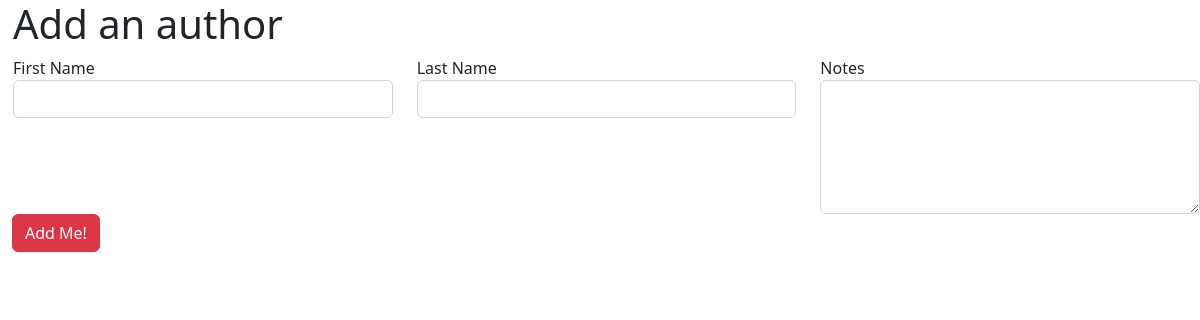
The app's page /authors, older data.
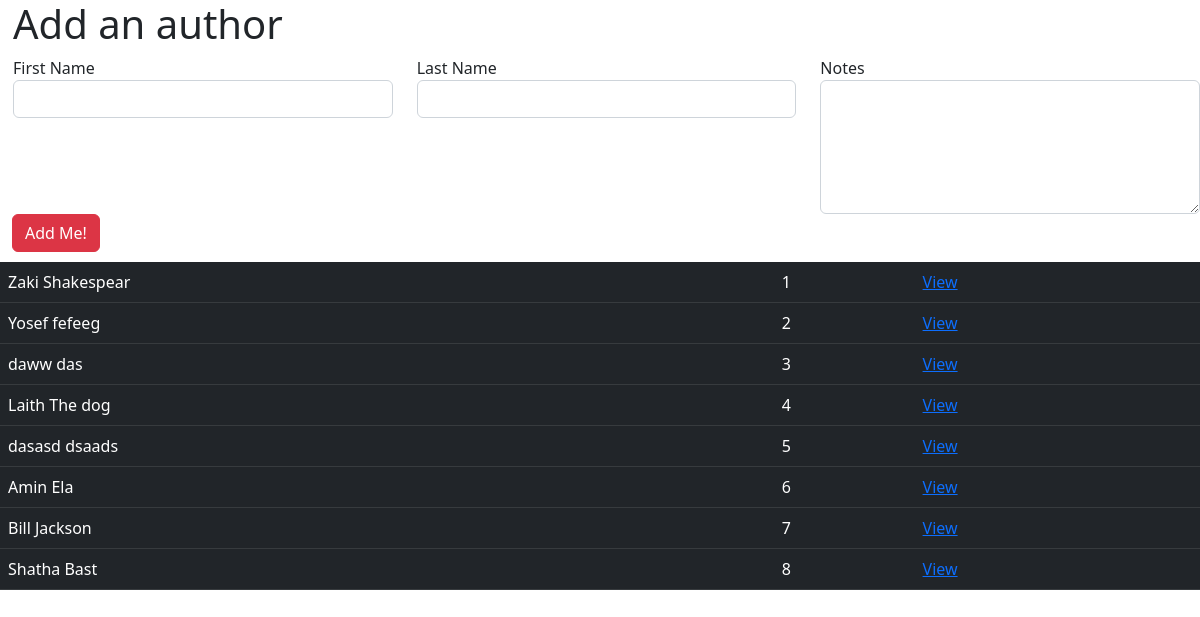
The same page, newer data.
### myAuthorsApp/models.py (models this page shows)
class Author(models.Model):
	firstname = models.CharField(max_length=255)
	lastname = models.CharField(max_length=255)
	notes = models.TextField(null = True)
	books = models.ManyToManyField(Book, related_name="authors")
	created_at = models.DateTimeField(auto_now_add=True)
	updated_at = models.DateTimeField(auto_now=True)

### myAuthorsApp/views.py (the view)
# urls.py: path('authors',views.authors)
def authors(request):
    context = {
        'authors': Author.objects.all()
    }
    return render(request, 'authors.html', context)

### myAuthorsApp/templates/authors.html (shortened to what this page needs)
<!DOCTYPE html>
<html lang="en">
<head>
    <link href="https://cdn.jsdelivr.net/npm/bootstrap@5.2.1/dist/css/bootstrap.min.css" rel="stylesheet">
</head>
<body>
    <form action="/add_author" method="POST">
        <div style="margin-left: 1px;" class="row">
        <h1>Add an author</h1>
        <div class="col">First Name<input class="form-control" type="text" name="firstname"></div>
        <div class="col">Last Name<input class="form-control" type="text" name="lastname"></div>
        <div class="col">Notes<textarea class="form-control" name="notes" cols="40" rows="5"></textarea></div>
        </div>
        <input style="margin-left: 1%;" class="btn btn-danger" type="submit" value="Add Me!">
    </form>
    <table style="margin-top: 10px;" class="table table-dark">
        {% for author in authors %}
        <tr>
         <td>{{author.firstname}} {{author.lastname}}</td><td>{{author.id}}</td><td><a href="/authors/{{author.id}}">View</a></td>
        </tr>
        {%endfor%}
    </table>
</body>
</html>

Row changes from the older to the newer data that the page shows:
added Author: firstname "Zaki", lastname "Shakespear", id "1"
added Author: firstname "Yosef", lastname "fefeeg", id "2"
added Author: firstname "daww", lastname "das", id "3"
added Author: firstname "Laith", lastname "The dog", id "4"
added Author: firstname "dasasd", lastname "dsaads", id "5"
added Author: firstname "Amin", lastname "Ela", id "6"
added Author: firstname "Bill", lastname "Jackson", id "7"
added Author: firstname "Shatha", lastname "Bast", id "8"
